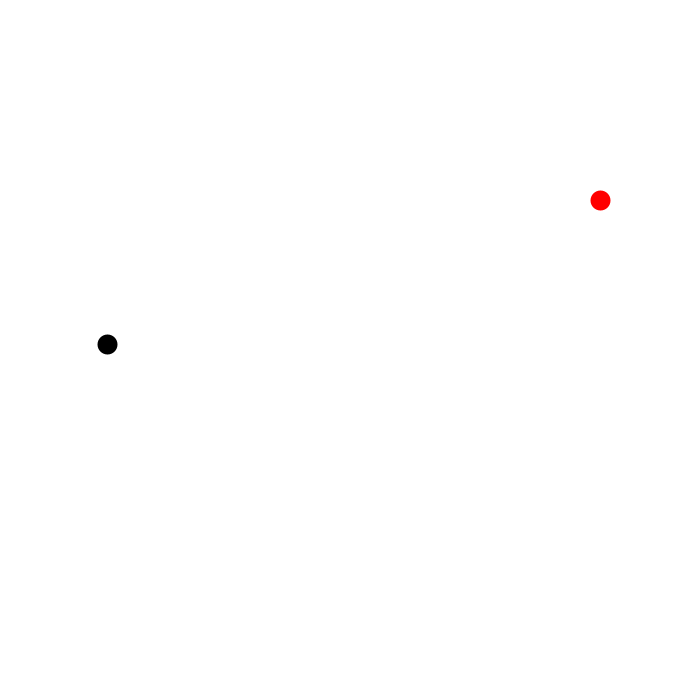
Frame 1 (no input)
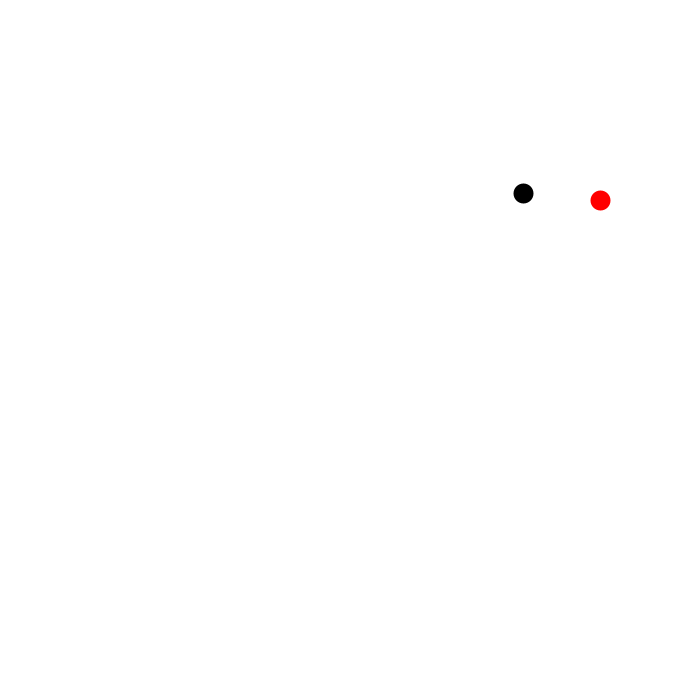
Frame 60 (the mouse pressed at the canvas centre just before this capture)
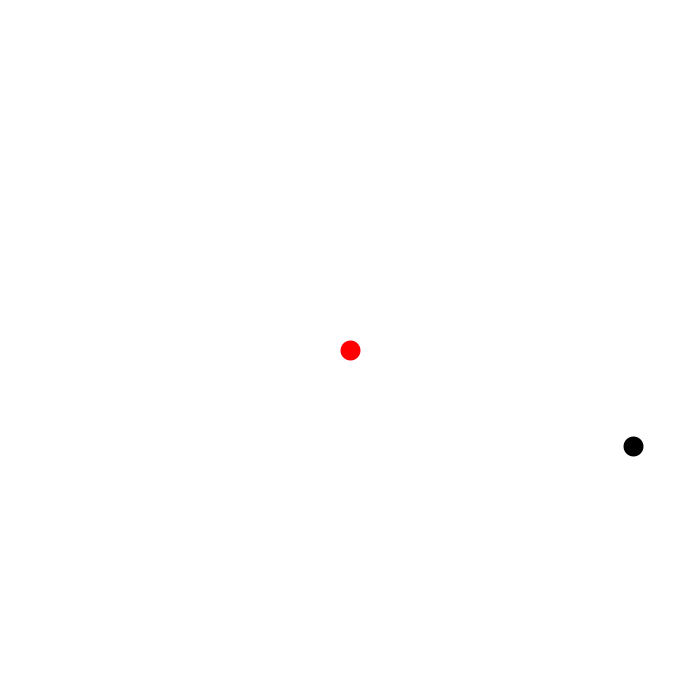
Frame 120 (the mouse held since frame 60 and released just before this capture)

The Processing sketch that drew these frames (run headless with seeded random() and noise(); from frame 60 on, the mouse is pressed at the canvas centre):

// Processing sketch: AdvancedProjectile
// ── AdvancedProjectile.pde
Projectile proj;
float g = 9.8;
float v0 = 90;
float dt = 0.1;

void setup(){
  size(700, 700);
  strokeWeight(20);
  proj = new Projectile(new PVector(100, 350), new PVector(600, 200), v0);
}

void draw(){
  background(255);
  proj.update();
  proj.show();
  
}

void mousePressed(){
  proj = new Projectile(new PVector(100, 350), new PVector(mouseX, mouseY), v0);
}
// ── Projectile.pde
class Projectile{
  float v0;
  float theta;
  PVector v = new PVector();
  PVector pos = new PVector();
  PVector p0;
  float x;
  float h;
  
  Projectile(PVector pos, PVector epos, float v0){
    this.pos = pos;
    p0 = pos.copy();
    this.v0 = v0;
    this.x = epos.x - pos.x;
    this.h = pos.y - epos.y;
    AcalcTheta();
    firing();
  }
  
  void AcalcTheta(){//different height. based on this site https://www.youtube.com/watch?v=3UYjw30h0jU
    float num = v0*v0-sqrt(pow(v0, 4) - g*(g*x*x + 2*h*v0*v0));
    theta = atan(num/(g*x));
  }
  
  void firing(){
    v = PVector.fromAngle(theta).mult(v0);
  }
  
  void update(){
    v.add(0, -g*dt);
    pos.add(PVector.mult(v, dt));
  }
  
  void show(){
    stroke(0);
    point(pos.x, height-pos.y);
    stroke(255, 0, 0);
    point(p0.x+x, height-p0.y-h);
  }
}
